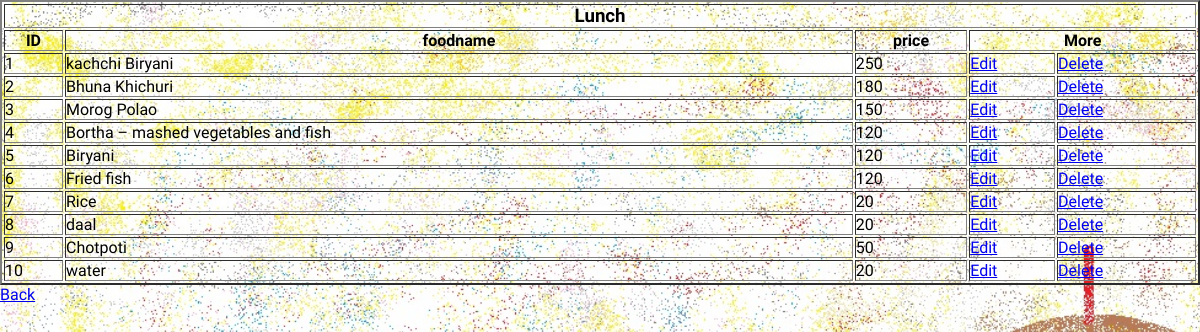
The app's page /employee/viewlunch.php with its own data.
### tables this page shows
CREATE TABLE `lunch` (
  `id` int(20) NOT NULL,
  `foodname` varchar(400) NOT NULL,
  `price` int(100) NOT NULL,
  `customerid` int(20) NOT NULL
);

### employee/viewlunch.php (the view, shortened to what this page needs)
<?php
	$servername = "localhost";
	$username = "root";
	$password = "";
	$dbname = "rms";
	$conn = new mysqli($servername, $username, $password, $dbname);
	$query = "SELECT * FROM lunch";
	$data = mysqli_query($conn, $query);
	$total = mysqli_num_rows($data);
?>
	<link rel="stylesheet" href="style.css">
	<table border="2" style="width:100%" >
		<tr>
            <td align=center colspan='5'> <h3> Lunch </h3> </td>
        </tr>
		<tr>
			<th>ID</th>
			<th>foodname</th>
			<th>price</th>
			<th colspan="2">More</th>
		</tr>
<?php
if($total != 0){
	while($result = mysqli_fetch_assoc($data)){
		echo "<tr>
				<td>".$result['id']."</td>
				<td>".$result['foodname']."</td>
				<td>".$result['price']."</td>
				<td><a href='updatelunch.php?id=$result[id]&username=$result[foodname]&price=$result[price]'>Edit</a></td>
				<td><a href='deletelunch.php?id=$result[id]' onclick=' return checkdelete()'>Delete</a></td>
			</tr>";
	}
}else{
	echo "No record found";
}
?>
</table>
<a href="profile.php">Back</a>

### employee/style.css (style rules this page uses)
* { margin: 0; padding: 0; box-sizing: border-box; outline: none; font-family: 'Lakki Reddy', cursive; }

### records on screen
lunch: id "1", foodname "kachchi Biryani", price "250"
lunch: id "2", foodname "Bhuna Khichuri", price "180"
lunch: id "3", foodname "Morog Polao", price "150"
lunch: id "4", foodname "Bortha – mashed vegetables and fish", price "120"
lunch: id "5", foodname "Biryani", price "120"
lunch: id "6", foodname "Fried fish", price "120"
lunch: id "7", foodname "Rice", price "20"
lunch: id "8", foodname "daal", price "20"
lunch: id "9", foodname "Chotpoti", price "50"
lunch: id "10", foodname "water", price "20"
